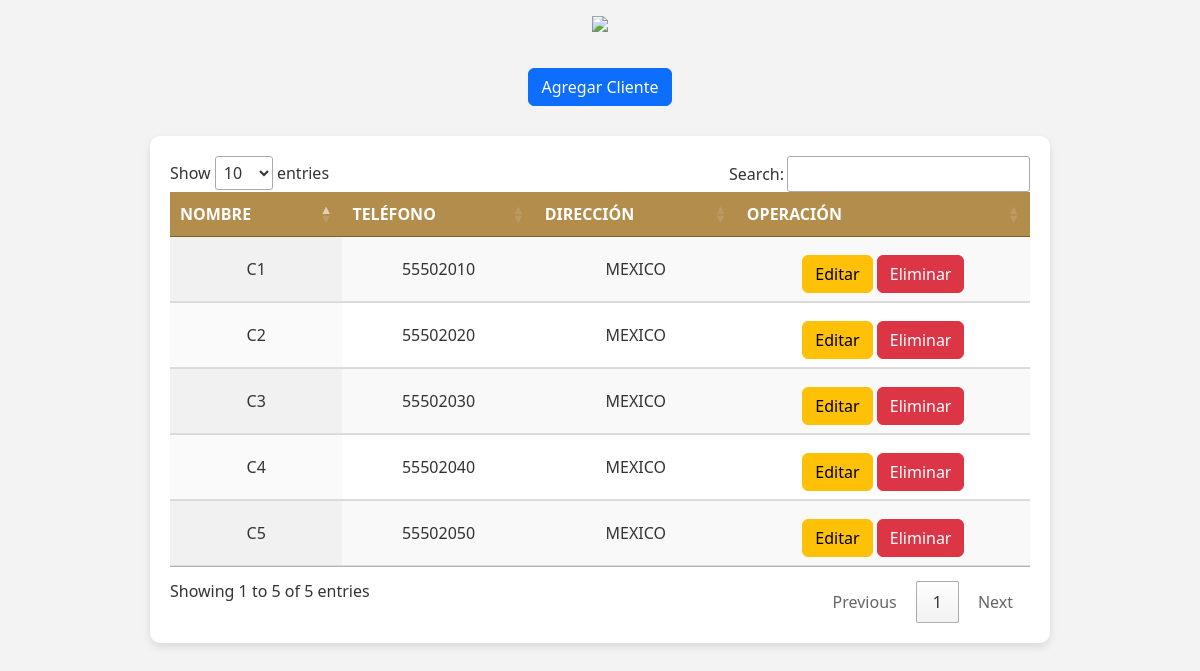
The page /FINAL2/clientes.php on the database its author committed.
### tables this page shows
CREATE TABLE IF NOT EXISTS `clientes` (
  `id` int(11) NOT NULL AUTO_INCREMENT,
  `nombre` varchar(100) DEFAULT NULL,
  `telefono` varchar(20) DEFAULT NULL,
  `direccion` varchar(10) DEFAULT NULL,
  PRIMARY KEY (`id`)
);

### FINAL2/clientes.php (the view, shortened to what this page needs)
<?php
    $datos = [];
    include 'conexion.php';
    $query = "SELECT id, nombre, telefono, direccion FROM clientes ORDER BY id";
    $res = mysqli_query($conn, $query);
    while ($registro = mysqli_fetch_row($res)) {
        $datos[] = $registro;
    }
?>
<!DOCTYPE html>
<html lang="es">
<head>
    <link href="https://cdn.jsdelivr.net/npm/bootstrap@5.3.0/dist/css/bootstrap.min.css"
         rel="stylesheet">
    <link rel="stylesheet" href="https://cdn.datatables.net/1.13.4/css/jquery.dataTables.css" />
</head>
<body>
    <center>
        <a href="admin.php">
            <img src="https://i0.wp.com/tramadiseno.com.mx/wp-content/uploads/2022/08/Negro3x-1.png?fit=949%2C295&ssl=1" width="500px"/>
        </a>
        <br>
        <a class="btn btn-primary" href="agregarcliente.php" role="button">Agregar Cliente</a>
    </center>
    <div class="table-container">
        <div class="row">
            <div class="col-12">
                <table id="table_id" class="display">
                    <thead>
                        <tr>
                            <th>Nombre</th>
                            <th>Teléfono</th>
                            <th>Dirección</th>
                            <th>Operación</th>
                        </tr>
                    </thead>
                    <tbody>
                        <?php for($i = 0; $i < count($datos); $i++): ?>
                            <tr>
                                <td><?php echo $datos[$i][1]; ?></td>
                                <td><?php echo $datos[$i][2]; ?></td>
                                <td><?php echo $datos[$i][3]; ?></td>
                                <td>
                                    <a class="btn btn-warning" href="editarcli.php?id=<?php echo $datos[$i][0]; ?>" role="button">Editar</a>
                                    <a class="btn btn-danger" href="eliminarcli.php?id=<?php echo $datos[$i][0]; ?>" role="button">Eliminar</a>
                                </td>
                            </tr>
                        <?php endfor; ?>
                    </tbody>
                </table>
            </div>
        </div>
    </div>
</body>
</html>

### FINAL2/clientes.php (style rules this page uses)
body { background-color: #f3f3f3; font-family: 'Segoe UI', Tahoma, Geneva, Verdana, sans-serif; color: #333; }
.table-container { max-width: 900px; margin: 30px auto; padding: 20px; background-color: white; border-radius: 10px; box-shadow: 0 4px 8px rgba(0, 0, 0, 0.1); }
table { width: 100%; border-collapse: collapse; text-align: center; }
th, td { padding: 12px; border-bottom: 1px solid #ddd; }
th { background-color: #b28d4c; color: white; text-transform: uppercase; }
td { background-color: #fff; color: #333; }
a { display: block; margin-top: 10px; text-align: center; }

### rows shown on the page
clientes: nombre "C1", telefono "55502010", direccion "MEXICO"
clientes: nombre "C2", telefono "55502020", direccion "MEXICO"
clientes: nombre "C3", telefono "55502030", direccion "MEXICO"
clientes: nombre "C4", telefono "55502040", direccion "MEXICO"
clientes: nombre "C5", telefono "55502050", direccion "MEXICO"
